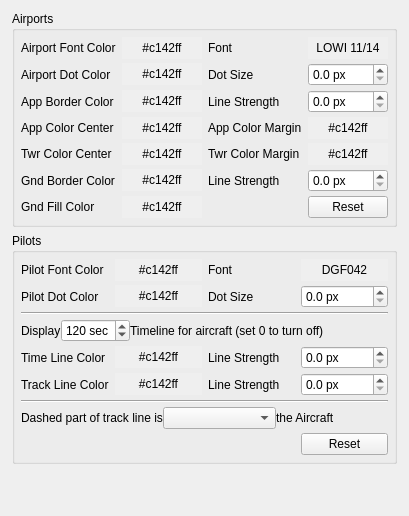
     <widget class="QWidget" name="tabAirportsPilots" >
      <attribute name="title" >
       <string>Airports &amp;&amp; Pilots</string>
      </attribute>
      <layout class="QVBoxLayout" >
       <property name="leftMargin" >
        <number>12</number>
       </property>
       <property name="rightMargin" >
        <number>12</number>
       </property>
       <property name="bottomMargin" >
        <number>12</number>
       </property>
       <item>
        <widget class="QGroupBox" name="groupBox_6" >
         <property name="title" >
          <string>Airports</string>
         </property>
         <layout class="QGridLayout" >
          <property name="leftMargin" >
           <number>6</number>
          </property>
          <property name="topMargin" >
           <number>6</number>
          </property>
          <property name="rightMargin" >
           <number>6</number>
          </property>
          <property name="bottomMargin" >
           <number>6</number>
          </property>
          <property name="verticalSpacing" >
           <number>4</number>
          </property>
          <item row="0" column="0" >
           <widget class="QLabel" name="label_19" >
            <property name="text" >
             <string>Airport Font Color</string>
            </property>
            <property name="buddy" >
             <cstring>pbAirportFontColor</cstring>
            </property>
           </widget>
          </item>
          <item row="0" column="1" >
           <widget class="QPushButton" name="pbAirportFontColor" >
            <property name="autoFillBackground" >
             <bool>true</bool>
            </property>
            <property name="text" >
             <string>#c142ff</string>
            </property>
            <property name="flat" >
             <bool>true</bool>
            </property>
           </widget>
          </item>
          <item row="0" column="2" >
           <widget class="QLabel" name="label_20" >
            <property name="text" >
             <string>Font</string>
            </property>
            <property name="buddy" >
             <cstring>pbAirportFont</cstring>
            </property>
           </widget>
          </item>
          <item row="0" column="3" >
           <widget class="QPushButton" name="pbAirportFont" >
            <property name="autoFillBackground" >
             <bool>true</bool>
            </property>
            <property name="text" >
             <string>LOWI 11/14</string>
            </property>
            <property name="flat" >
             <bool>true</bool>
            </property>
           </widget>
          </item>
          <item row="2" column="0" >
           <widget class="QLabel" name="label_21" >
            <property name="text" >
             <string>App Border Color</string>
            </property>
            <property name="buddy" >
             <cstring>pbAppBorderLineColor</cstring>
            </property>
           </widget>
          </item>
          <item row="2" column="1" >
           <widget class="QPushButton" name="pbAppBorderLineColor" >
            <property name="autoFillBackground" >
             <bool>true</bool>
            </property>
            <property name="text" >
             <string>#c142ff</string>
            </property>
            <property name="flat" >
             <bool>true</bool>
            </property>
           </widget>
          </item>
          <item row="2" column="2" >
           <widget class="QLabel" name="label_22" >
            <property name="text" >
             <string>Line Strength</string>
            </property>
            <property name="buddy" >
             <cstring>sbAppBorderLineStrength</cstring>
            </property>
           </widget>
          </item>
          <item row="2" column="3" >
           <widget class="QDoubleSpinBox" name="sbAppBorderLineStrength" >
            <property name="suffix" >
             <string> px</string>
            </property>
            <property name="decimals" >
             <number>1</number>
            </property>
            <property name="minimum" >
             <double>0.000000000000000</double>
            </property>
            <property name="maximum" >
             <double>10.000000000000000</double>
            </property>
            <property name="singleStep" >
             <double>0.100000000000000</double>
            </property>
           </widget>
          </item>
          <item row="3" column="0" >
           <widget class="QLabel" name="label_23" >
            <property name="text" >
             <string>App Color Center</string>
            </property>
            <property name="buddy" >
             <cstring>pbAppColorCenter</cstring>
            </property>
           </widget>
          </item>
          <item row="3" column="1" >
           <widget class="QPushButton" name="pbAppColorCenter" >
            <property name="autoFillBackground" >
             <bool>true</bool>
            </property>
            <property name="text" >
             <string>#c142ff</string>
            </property>
            <property name="flat" >
             <bool>true</bool>
            </property>
           </widget>
          </item>
          <item row="3" column="2" >
           <widget class="QLabel" name="label_24" >
            <property name="text" >
             <string>App Color Margin</string>
            </property>
            <property name="buddy" >
             <cstring>pbAppColorMargin</cstring>
            </property>
           </widget>
          </item>
          <item row="3" column="3" >
           <widget class="QPushButton" name="pbAppColorMargin" >
            <property name="autoFillBackground" >
             <bool>true</bool>
            </property>
            <property name="text" >
             <string>#c142ff</string>
            </property>
            <property name="flat" >
             <bool>true</bool>
            </property>
           </widget>
          </item>
          <item row="4" column="0" >
           <widget class="QLabel" name="label_25" >
            <property name="text" >
             <string>Twr Color Center</string>
            </property>
            <property name="buddy" >
             <cstring>pbTwrColorCenter</cstring>
            </property>
           </widget>
          </item>
          <item row="4" column="1" >
           <widget class="QPushButton" name="pbTwrColorCenter" >
            <property name="autoFillBackground" >
             <bool>true</bool>
            </property>
            <property name="text" >
             <string>#c142ff</string>
            </property>
            <property name="flat" >
             <bool>true</bool>
            </property>
           </widget>
          </item>
          <item row="4" column="2" >
           <widget class="QLabel" name="label_26" >
            <property name="text" >
             <string>Twr Color Margin</string>
            </property>
            <property name="buddy" >
             <cstring>pbTwrColorMargin</cstring>
            </property>
           </widget>
          </item>
          <item row="4" column="3" >
           <widget class="QPushButton" name="pbTwrColorMargin" >
            <property name="autoFillBackground" >
             <bool>true</bool>
            </property>
            <property name="text" >
             <string>#c142ff</string>
            </property>
            <property name="flat" >
             <bool>true</bool>
            </property>
           </widget>
          </item>
          <item row="5" column="0" >
           <widget class="QLabel" name="label_27" >
            <property name="text" >
             <string>Gnd Border Color</string>
            </property>
            <property name="buddy" >
             <cstring>pbGndBorderLineColor</cstring>
            </property>
           </widget>
          </item>
          <item row="5" column="1" >
           <widget class="QPushButton" name="pbGndBorderLineColor" >
            <property name="autoFillBackground" >
             <bool>true</bool>
            </property>
            <property name="text" >
             <string>#c142ff</string>
            </property>
            <property name="flat" >
             <bool>true</bool>
            </property>
           </widget>
          </item>
          <item row="5" column="2" >
           <widget class="QLabel" name="label_28" >
            <property name="text" >
             <string>Line Strength</string>
            </property>
            <property name="buddy" >
             <cstring>sbGndBorderLineStrength</cstring>
            </property>
           </widget>
          </item>
          <item row="5" column="3" >
           <widget class="QDoubleSpinBox" name="sbGndBorderLineStrength" >
            <property name="suffix" >
             <string> px</string>
            </property>
            <property name="decimals" >
             <number>1</number>
            </property>
            <property name="minimum" >
             <double>0.000000000000000</double>
            </property>
            <property name="maximum" >
             <double>10.000000000000000</double>
            </property>
            <property name="singleStep" >
             <double>0.100000000000000</double>
            </property>
            <property name="value" >
             <double>0.000000000000000</double>
            </property>
           </widget>
          </item>
          <item row="6" column="0" >
           <widget class="QLabel" name="label_37" >
            <property name="text" >
             <string>Gnd Fill Color</string>
            </property>
           </widget>
          </item>
          <item row="6" column="1" >
           <widget class="QPushButton" name="pbGndFillColor" >
            <property name="autoFillBackground" >
             <bool>true</bool>
            </property>
            <property name="text" >
             <string>#c142ff</string>
            </property>
            <property name="flat" >
             <bool>true</bool>
            </property>
           </widget>
          </item>
          <item row="6" column="3" >
           <widget class="QPushButton" name="buttonResetAirport" >
            <property name="text" >
             <string>Reset</string>
            </property>
           </widget>
          </item>
          <item row="1" column="0" >
           <widget class="QLabel" name="label_38" >
            <property name="text" >
             <string>Airport Dot Color</string>
            </property>
           </widget>
          </item>
          <item row="1" column="1" >
           <widget class="QPushButton" name="pbAirportDotColor" >
            <property name="autoFillBackground" >
             <bool>true</bool>
            </property>
            <property name="text" >
             <string>#c142ff</string>
            </property>
            <property name="flat" >
             <bool>true</bool>
            </property>
           </widget>
          </item>
          <item row="1" column="2" >
           <widget class="QLabel" name="label_39" >
            <property name="text" >
             <string>Dot Size</string>
            </property>
           </widget>
          </item>
          <item row="1" column="3" >
           <widget class="QDoubleSpinBox" name="sbAirportDotSize" >
            <property name="suffix" >
             <string> px</string>
            </property>
            <property name="decimals" >
             <number>1</number>
            </property>
            <property name="minimum" >
             <double>0.000000000000000</double>
            </property>
            <property name="maximum" >
             <double>10.000000000000000</double>
            </property>
            <property name="singleStep" >
             <double>0.100000000000000</double>
            </property>
           </widget>
          </item>
         </layout>
        </widget>
       </item>
       <item>
        <widget class="QGroupBox" name="groupBox_7" >
         <property name="title" >
          <string>Pilots</string>
         </property>
         <layout class="QGridLayout" >
          <property name="leftMargin" >
           <number>6</number>
          </property>
          <property name="topMargin" >
           <number>6</number>
          </property>
          <property name="rightMargin" >
           <number>6</number>
          </property>
          <property name="bottomMargin" >
           <number>6</number>
          </property>
          <property name="verticalSpacing" >
           <number>4</number>
          </property>
          <item row="0" column="0" >
           <widget class="QLabel" name="label_30" >
            <property name="text" >
             <string>Pilot Font Color</string>
            </property>
            <property name="buddy" >
             <cstring>pbPilotFontColor</cstring>
            </property>
           </widget>
          </item>
          <item row="0" column="1" >
           <widget class="QPushButton" name="pbPilotFontColor" >
            <property name="autoFillBackground" >
             <bool>true</bool>
            </property>
            <property name="text" >
             <string>#c142ff</string>
            </property>
            <property name="flat" >
             <bool>true</bool>
            </property>
           </widget>
          </item>
          <item row="0" column="2" >
           <widget class="QLabel" name="label_29" >
            <property name="text" >
             <string>Font</string>
            </property>
            <property name="buddy" >
             <cstring>pbPilotFont</cstring>
            </property>
           </widget>
          </item>
          <item row="0" column="3" >
           <widget class="QPushButton" name="pbPilotFont" >
            <property name="autoFillBackground" >
             <bool>true</bool>
            </property>
            <property name="text" >
             <string>DGF042</string>
            </property>
            <property name="flat" >
             <bool>true</bool>
            </property>
           </widget>
          </item>
          <item row="1" column="0" >
           <widget class="QLabel" name="label_31" >
            <property name="text" >
             <string>Pilot Dot Color</string>
            </property>
            <property name="buddy" >
             <cstring>pbPilotDotColor</cstring>
            </property>
           </widget>
          </item>
          <item row="1" column="1" >
           <widget class="QPushButton" name="pbPilotDotColor" >
            <property name="autoFillBackground" >
             <bool>true</bool>
            </property>
            <property name="text" >
             <string>#c142ff</string>
            </property>
            <property name="flat" >
             <bool>true</bool>
            </property>
           </widget>
          </item>
          <item row="1" column="2" >
           <widget class="QLabel" name="label_32" >
            <property name="text" >
             <string>Dot Size</string>
            </property>
            <property name="buddy" >
             <cstring>sbPilotDotSize</cstring>
            </property>
           </widget>
          </item>
          <item row="1" column="3" >
           <widget class="QDoubleSpinBox" name="sbPilotDotSize" >
            <property name="suffix" >
             <string> px</string>
            </property>
            <property name="decimals" >
             <number>1</number>
            </property>
            <property name="minimum" >
             <double>0.000000000000000</double>
            </property>
            <property name="maximum" >
             <double>10.000000000000000</double>
            </property>
            <property name="singleStep" >
             <double>0.100000000000000</double>
            </property>
           </widget>
          </item>
          <item row="3" column="0" colspan="4" >
           <layout class="QHBoxLayout" >
            <item>
             <widget class="QLabel" name="label_34" >
              <property name="text" >
               <string>Display</string>
              </property>
              <property name="buddy" >
               <cstring>spinBoxTimeline</cstring>
              </property>
             </widget>
            </item>
            <item>
             <widget class="QSpinBox" name="spinBoxTimeline" >
              <property name="suffix" >
               <string> sec</string>
              </property>
              <property name="maximum" >
               <number>600</number>
              </property>
              <property name="value" >
               <number>120</number>
              </property>
             </widget>
            </item>
            <item>
             <widget class="QLabel" name="label_33" >
              <property name="text" >
               <string>Timeline for aircraft (set 0 to turn off)</string>
              </property>
              <property name="buddy" >
               <cstring>spinBoxTimeline</cstring>
              </property>
             </widget>
            </item>
            <item>
             <spacer>
              <property name="orientation" >
               <enum>Qt::Horizontal</enum>
              </property>
              <property name="sizeHint" >
               <size>
                <width>40</width>
                <height>20</height>
               </size>
              </property>
             </spacer>
            </item>
           </layout>
          </item>
          <item row="4" column="0" >
           <widget class="QLabel" name="label" >
            <property name="text" >
             <string>Time Line Color</string>
            </property>
            <property name="buddy" >
             <cstring>pbTimeLineColor</cstring>
            </property>
           </widget>
          </item>
          <item row="4" column="1" >
           <widget class="QPushButton" name="pbTimeLineColor" >
            <property name="autoFillBackground" >
             <bool>true</bool>
            </property>
            <property name="text" >
             <string>#c142ff</string>
            </property>
            <property name="flat" >
             <bool>true</bool>
            </property>
           </widget>
          </item>
          <item row="4" column="2" >
           <widget class="QLabel" name="label_35" >
            <property name="text" >
             <string>Line Strength</string>
            </property>
            <property name="buddy" >
             <cstring>sbTimeLineStrength</cstring>
            </property>
           </widget>
          </item>
          <item row="4" column="3" >
           <widget class="QDoubleSpinBox" name="sbTimeLineStrength" >
            <property name="suffix" >
             <string> px</string>
            </property>
            <property name="decimals" >
             <number>1</number>
            </property>
            <property name="minimum" >
             <double>0.000000000000000</double>
            </property>
            <property name="maximum" >
             <double>10.000000000000000</double>
            </property>
            <property name="singleStep" >
             <double>0.100000000000000</double>
            </property>
           </widget>
          </item>
          <item row="5" column="0" >
           <widget class="QLabel" name="label_3" >
            <property name="text" >
             <string>Track Line Color</string>
            </property>
            <property name="buddy" >
             <cstring>pbTrackLineColor</cstring>
            </property>
           </widget>
          </item>
          <item row="5" column="1" >
           <widget class="QPushButton" name="pbTrackLineColor" >
            <property name="autoFillBackground" >
             <bool>true</bool>
            </property>
            <property name="text" >
             <string>#c142ff</string>
            </property>
            <property name="flat" >
             <bool>true</bool>
            </property>
           </widget>
          </item>
          <item row="5" column="2" >
           <widget class="QLabel" name="label_36" >
            <property name="text" >
             <string>Line Strength</string>
            </property>
            <property name="buddy" >
             <cstring>sbTrackLineStrength</cstring>
            </property>
           </widget>
          </item>
          <item row="5" column="3" >
           <widget class="QDoubleSpinBox" name="sbTrackLineStrength" >
            <property name="suffix" >
             <string> px</string>
            </property>
            <property name="decimals" >
             <number>1</number>
            </property>
            <property name="maximum" >
             <double>10.000000000000000</double>
            </property>
            <property name="singleStep" >
             <double>0.100000000000000</double>
            </property>
           </widget>
          </item>
          <item row="8" column="3" >
           <widget class="QPushButton" name="buttonResetPilot" >
            <property name="text" >
             <string>Reset</string>
            </property>
           </widget>
          </item>
          <item row="2" column="0" colspan="4" >
           <widget class="Line" name="line_4" >
            <property name="orientation" >
             <enum>Qt::Horizontal</enum>
            </property>
           </widget>
          </item>
          <item row="7" column="0" colspan="4" >
           <layout class="QHBoxLayout" >
            <item>
             <widget class="QLabel" name="label_40" >
              <property name="text" >
               <string>Dashed part of track line is</string>
              </property>
              <property name="buddy" >
               <cstring>cbDashedFrontAfter</cstring>
              </property>
             </widget>
            </item>
            <item>
             <widget class="QComboBox" name="cbDashedFrontAfter" >
              <property name="currentIndex" >
               <number>-1</number>
              </property>
              <property name="maxVisibleItems" >
               <number>2</number>
              </property>
             </widget>
            </item>
            <item>
             <widget class="QLabel" name="label_41" >
              <property name="text" >
               <string>the Aircraft</string>
              </property>
              <property name="buddy" >
               <cstring>cbDashedFrontAfter</cstring>
              </property>
             </widget>
            </item>
           </layout>
          </item>
          <item row="6" column="0" colspan="4" >
           <widget class="Line" name="line" >
            <property name="orientation" >
             <enum>Qt::Horizontal</enum>
            </property>
           </widget>
          </item>
         </layout>
        </widget>
       </item>
       <item>
        <spacer>
         <property name="orientation" >
          <enum>Qt::Vertical</enum>
         </property>
         <property name="sizeHint" >
          <size>
           <width>20</width>
           <height>40</height>
          </size>
         </property>
        </spacer>
       </item>
      </layout>
     </widget>
